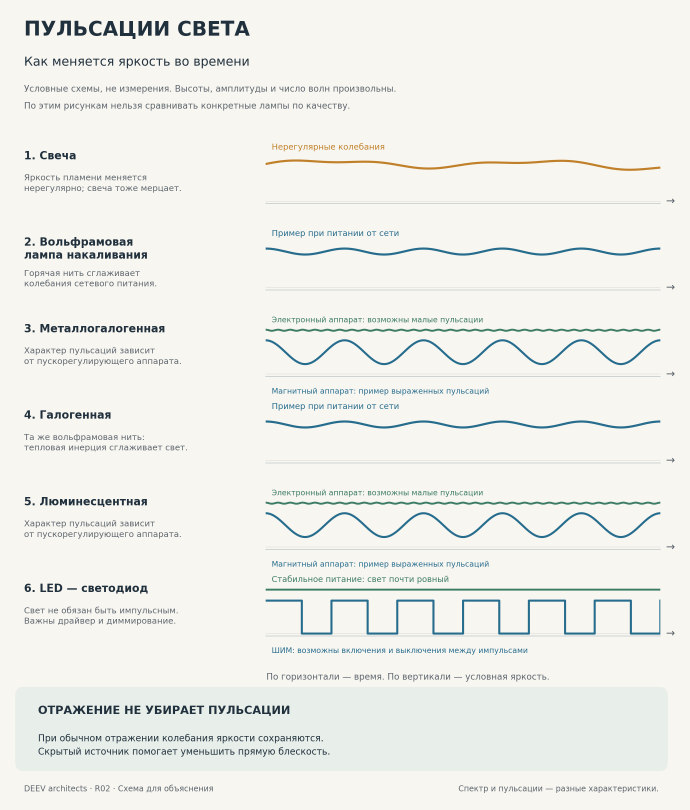
#> input picture reels/2026-10-06_svet-i-son/pulsation-diagram.png, 2070 x 2430 px (shown at 1/3 size)
$ python make_cards.py
#> lines starting #> are read from the running program, lines starting #| are printed output that depends on the picture
"""Карточки-вставки из схемы «Пульсации света» (pulsation-diagram.png).

Каждая карточка: название источника света и его условный график яркости.
Запуск:  python3 reels/2026-10-06_svet-i-son/make_cards.py
Результат: reels/2026-10-06_svet-i-son/cards/*.png (1000 px в ширину).
"""
from pathlib import Path

from PIL import Image, ImageDraw, ImageFont

HERE = Path(__file__).resolve().parent
FONTS = HERE.parent / "fonts"
DIAGRAM = HERE / "pulsation-diagram.png"
OUT = HERE / "cards"

# Схема нарисована в координатах 1704×2000, файл — 2070×2430.
K = 2070 / 1704
WAVE_X = (650, 1640)
# (имя файла, заголовок, строка графика по вертикали в координатах схемы)
CARDS = [
    ("candle", "Свеча", (350, 512)),
    ("incandescent", "Лампа накаливания", (563, 725)),
    ("metal-halide", "Металлогалогенная", (775, 990)),
    ("halogen", "Галогенная", (990, 1150)),
    ("led", "LED-светильник", (1420, 1622)),
]
W = 1000
PAD = 36
BG = (247, 246, 242, 255)
INK = (33, 48, 61)
MUTED = (110, 116, 120)


def card(src, title, rows):
    y0, y1 = rows
    x0, x1 = WAVE_X
    wave = src.crop((int(x0 * K), int(y0 * K), int(x1 * K), int(y1 * K)))
    ww = W - 2 * PAD
    wave = wave.resize((ww, round(wave.height * ww / wave.width)), Image.LANCZOS)
    title_font = ImageFont.truetype(str(FONTS / "MontserratDEEV-Bold.ttf"), 50)
    note_font = ImageFont.truetype(str(FONTS / "MontserratDEEV-Regular.ttf"), 26)
    h = PAD + 60 + 14 + wave.height + 12 + 32 + PAD
    img = Image.new("RGBA", (W, h), (0, 0, 0, 0))
    d = ImageDraw.Draw(img)
    d.rounded_rectangle((0, 0, W - 1, h - 1), radius=28, fill=BG)
    d.text((PAD, PAD), title, font=title_font, fill=INK)
    img.alpha_composite(wave.convert("RGBA"), (PAD, PAD + 74))
    d.text((PAD, h - PAD - 30), "условная схема яркости во времени",
           font=note_font, fill=MUTED)
    return img


def main():
    OUT.mkdir(exist_ok=True)
    src = Image.open(DIAGRAM).convert("RGBA")
#> src is the input picture: PIL image 2070x2430 RGBA; mean R, G, B, A 238.4, 238.7, 234.2, 255
    for name, title, rows in CARDS:
        card(src, title, rows).save(OUT / f"{name}.png")
        print(OUT / f"{name}.png")
#> this loop made 5 passes
#> pass 1, in card, `wave = src.crop((int(x0 * K), int(y0 * K), int(x1 * K), int(y1 * K)))`:
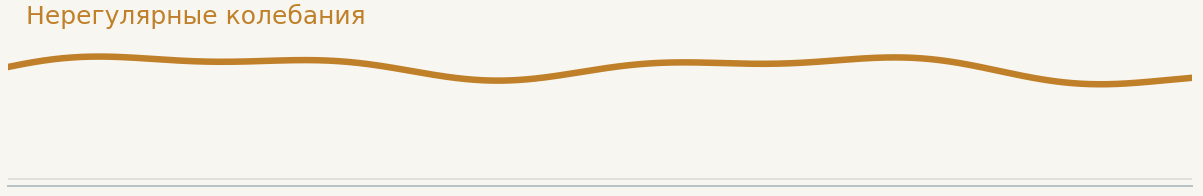
#> wave: PIL image 1203x196 RGBA; mean R, G, B, A 244.9, 240.5, 232.3, 255
#> pass 1, in card, `wave = wave.resize((ww, round(wave.height * ww / wave.width)), Image.L..`:
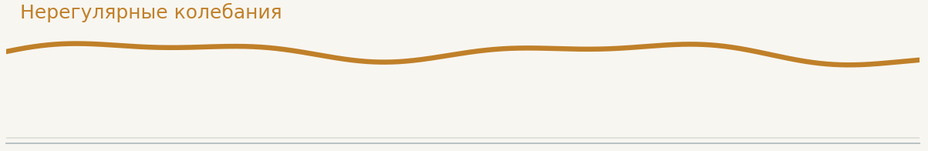
#> wave: PIL image 928x151 RGBA; mean R, G, B, A 244.9, 240.5, 232.3, 255
#> pass 1, in main, `card(src, title, rows).save(OUT / f"{name}.png")`:
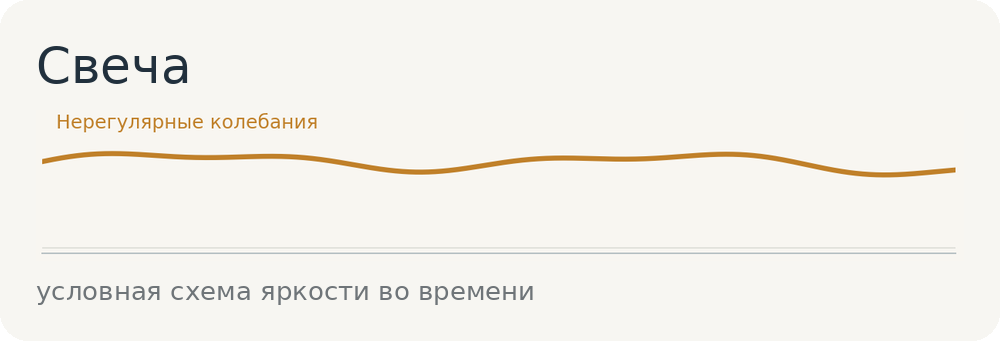
#> saved as candle.png: PIL image 1000x341 RGBA; mean R, G, B, A 243.6, 241.3, 235.7, 254.5; transparent parts drawn white


if __name__ == "__main__":
    main()
